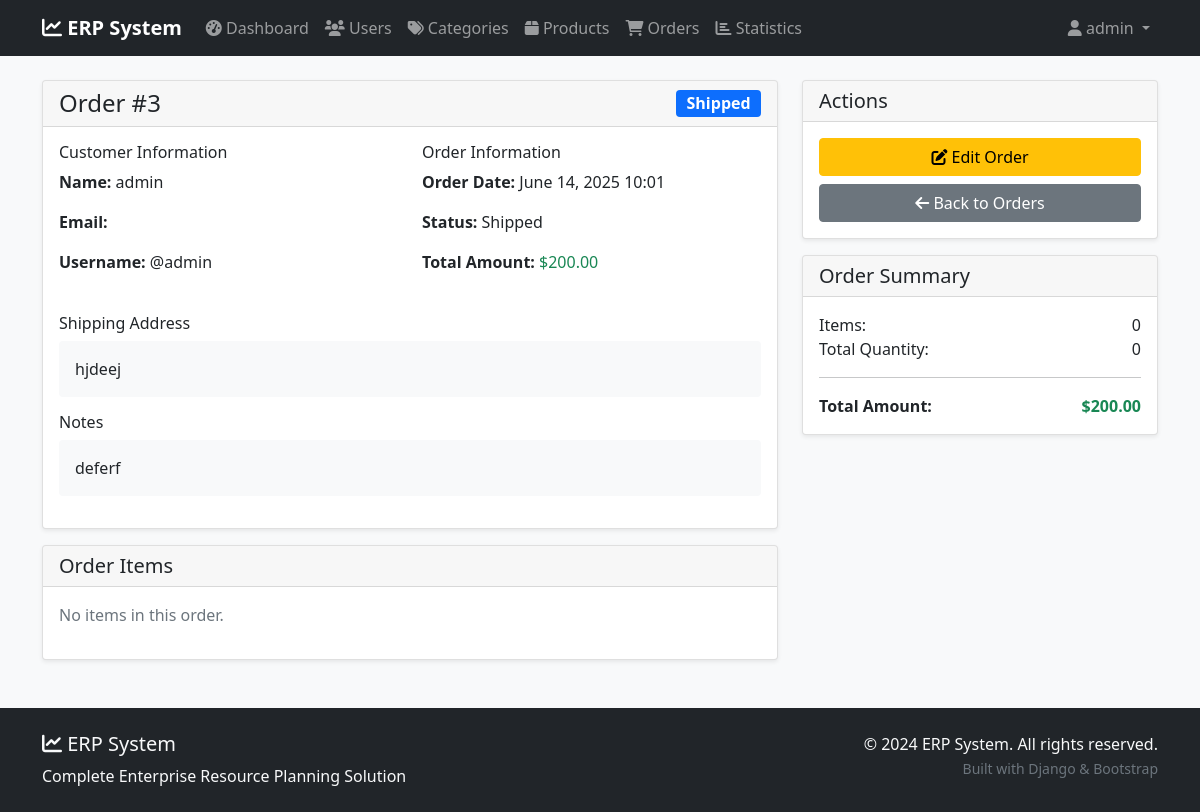
Page /orders/3/ (signed in) on the committed database.
### app/models.py (models this page shows, shortened)
class Order(models.Model):
    STATUS_CHOICES = [
        ('pending', 'Pending'),
        ('processing', 'Processing'),
        ('shipped', 'Shipped'),
        ('delivered', 'Delivered'),
        ('cancelled', 'Cancelled'),
    ]
    customer = models.ForeignKey(User, on_delete=models.CASCADE)
    order_date = models.DateTimeField(auto_now_add=True)
    status = models.CharField(max_length=20, choices=STATUS_CHOICES, default='pending')
    total_amount = models.DecimalField(max_digits=10, decimal_places=2, default=0)
    shipping_address = models.TextField()
    notes = models.TextField(blank=True)

### app/views.py (the view)
# urls.py: path('orders/<int:pk>/', views.OrderDetailView.as_view(), name='order-detail'),
class OrderDetailView(LoginRequiredMixin, DetailView):
    model = Order
    template_name = 'app/order_detail.html'
    def get_object(self):
        return get_object_or_404(
            Order.objects.select_related('customer').prefetch_related('items__product'),
            pk=self.kwargs['pk']
        )

### templates/app/order_detail.html (shortened to what this page needs)
{% extends 'base.html' %}
{% block content %}
<div class="row">
    <div class="col-md-8">
        <div class="card">
            <div class="card-header d-flex justify-content-between align-items-center">
                <h4 class="mb-0">Order #{{ order.id }}</h4>
                <span class="badge bg-{% if order.status == 'delivered' %}success{% elif order.status == 'pending' %}warning{% elif order.status == 'cancelled' %}danger{% else %}primary{% endif %} fs-6">
                    {{ order.get_status_display }}
                </span>
            </div>
            <div class="card-body">
                <div class="row mb-4">
                    <div class="col-md-6">
                        <h6>Customer Information</h6>
                        <p><strong>Name:</strong> {{ order.customer.get_full_name|default:order.customer.username }}</p>
                        <p><strong>Email:</strong> {{ order.customer.email }}</p>
                        <p><strong>Username:</strong> @{{ order.customer.username }}</p>
                    </div>
                    <div class="col-md-6">
                        <h6>Order Information</h6>
                        <p><strong>Order Date:</strong> {{ order.order_date|date:"F d, Y H:i" }}</p>
                        <p><strong>Status:</strong> {{ order.get_status_display }}</p>
                        <p><strong>Total Amount:</strong> <span class="text-success">${{ order.total_amount }}</span></p>
                    </div>
                </div>
                <h6>Shipping Address</h6>
                <p class="bg-light p-3 rounded">{{ order.shipping_address }}</p>
                {% if order.notes %}
                <h6>Notes</h6>
                <p class="bg-light p-3 rounded">{{ order.notes }}</p>
                {% endif %}
            </div>
        </div>
        <div class="card mt-3">
            <div class="card-header">
                <h5 class="mb-0">Order Items</h5>
            </div>
            <div class="card-body">
                {% if order.items.all %}
                <div class="table-responsive">
                    <table class="table">
                        <thead>
                            <tr>
                                <th>Product</th>
                                <th>Price</th>
                                <th>Quantity</th>
                                <th>Total</th>
                            </tr>
                        </thead>
                        <tbody>
                            {% for item in order.items.all %}
                            <tr>
                                <td>
                                    <a href="{% url 'product-detail' item.product.pk %}">{{ item.product.name }}</a>
                                    <br><small class="text-muted">{{ item.product.sku }}</small>
                                </td>
                                <td>${{ item.price }}</td>
                                <td>{{ item.quantity }}</td>
                                <td>${{ item.get_total_price }}</td>
                            </tr>
                            {% endfor %}
                        </tbody>
                        <tfoot>
                            <tr class="table-active">
                                <th colspan="3">Total</th>
                                <th>${{ order.total_amount }}</th>
                            </tr>
                        </tfoot>
                    </table>
                </div>
                {% else %}
                <p class="text-muted">No items in this order.</p>
                {% endif %}
            </div>
        </div>
    </div>
    <div class="col-md-4">
        <div class="card">
            <div class="card-header">
                <h5 class="mb-0">Actions</h5>
            </div>
            <div class="card-body">
                <div class="d-grid gap-2">
                    <a href="{% url 'order-update' order.pk %}" class="btn btn-warning">
                        <i class="fas fa-edit"></i> Edit Order
                    </a>
                    <a href="{% url 'order-list' %}" class="btn btn-secondary">
                        <i class="fas fa-arrow-left"></i> Back to Orders
                    </a>
                </div>
            </div>
        </div>
        <div class="card mt-3">
            <div class="card-header">
                <h5 class="mb-0">Order Summary</h5>
            </div>
            <div class="card-body">
                <div class="d-flex justify-content-between">
                    <span>Items:</span>
                    <span>{{ order.items.count }}</span>
                </div>
                <div class="d-flex justify-content-between">
                    <span>Total Quantity:</span>
                    <span>{{ order.items.all|length }}</span>
                </div>
                <hr>
                <div class="d-flex justify-content-between">
                    <strong>Total Amount:</strong>
                    <strong class="text-success">${{ order.total_amount }}</strong>
                </div>
            </div>
        </div>
    </div>
</div>
{% endblock %}

### templates/base.html (shortened to what this page needs)
<!DOCTYPE html>
<html lang="en">
<head>
    <link href="https://cdn.jsdelivr.net/npm/bootstrap@5.1.3/dist/css/bootstrap.min.css" rel="stylesheet">
    <link href="https://cdnjs.cloudflare.com/ajax/libs/font-awesome/6.0.0/css/all.min.css" rel="stylesheet">
</head>
<body>
    <nav class="navbar navbar-expand-lg navbar-dark bg-dark">
        <div class="container">
            <a class="navbar-brand" href="{% url 'dashboard' %}">
                <i class="fas fa-chart-line"></i> ERP System
            </a>
            {% if user.is_authenticated %}
            <div class="collapse navbar-collapse" id="navbarNav">
                <ul class="navbar-nav me-auto">
                    <li class="nav-item">
                        <a class="nav-link" href="{% url 'dashboard' %}">
                            <i class="fas fa-tachometer-alt"></i> Dashboard
                        </a>
                    </li>
                    <li class="nav-item">
                        <a class="nav-link" href="{% url 'user-list' %}">
                            <i class="fas fa-users"></i> Users
                        </a>
                    </li>
                    <li class="nav-item">
                        <a class="nav-link" href="{% url 'category-list' %}">
                            <i class="fas fa-tags"></i> Categories
                        </a>
                    </li>
                    <li class="nav-item">
                        <a class="nav-link" href="{% url 'product-list' %}">
                            <i class="fas fa-box"></i> Products
                        </a>
                    </li>
                    <li class="nav-item">
                        <a class="nav-link" href="{% url 'order-list' %}">
                            <i class="fas fa-shopping-cart"></i> Orders
                        </a>
                    </li>
                    <li class="nav-item">
                        <a class="nav-link" href="{% url 'statistics' %}">
                            <i class="fas fa-chart-bar"></i> Statistics
                        </a>
                    </li>
                </ul>
                <ul class="navbar-nav">
                    <li class="nav-item dropdown">
                        <a class="nav-link dropdown-toggle" href="#" id="navbarDropdown" role="button" data-bs-toggle="dropdown">
                            <i class="fas fa-user"></i> {{ user.username }}
                        </a>
                    </li>
                </ul>
            </div>
            {% endif %}
        </div>
    </nav>
    <main class="container mt-4">
        {% block content %}{% endblock %}
    </main>
    <footer class="bg-dark text-light py-4 mt-5">
        <div class="container">
            <div class="row">
                <div class="col-md-6">
                    <h5><i class="fas fa-chart-line"></i> ERP System</h5>
                    <p class="mb-0">Complete Enterprise Resource Planning Solution</p>
                </div>
                <div class="col-md-6 text-md-end">
                    <p class="mb-0">&copy; 2024 ERP System. All rights reserved.</p>
                    <small class="text-muted">Built with Django & Bootstrap</small>
                </div>
            </div>
        </div>
    </footer>
</body>
</html>

### templates/base.html (style rules this page uses)
body { background-color: #f8f9fa; }
.navbar-brand { font-weight: bold; }
.card { box-shadow: 0 0.125rem 0.25rem rgba(0, 0, 0, 0.075); border: 1px solid rgba(0, 0, 0, 0.125); }
.badge { font-size: 0.75em; }
footer { margin-top: 50px; }

### rows in the picture
Order: id "3", status "Shipped", customer.get_full_name "admin", customer.username "admin", order_date "June 14, 2025 10:01", total_amount "200.00", shipping_address "hjdeej", notes "deferf", items.count "0", items.all|length "0"

### other values in the picture
{{ user.username }} "admin"
